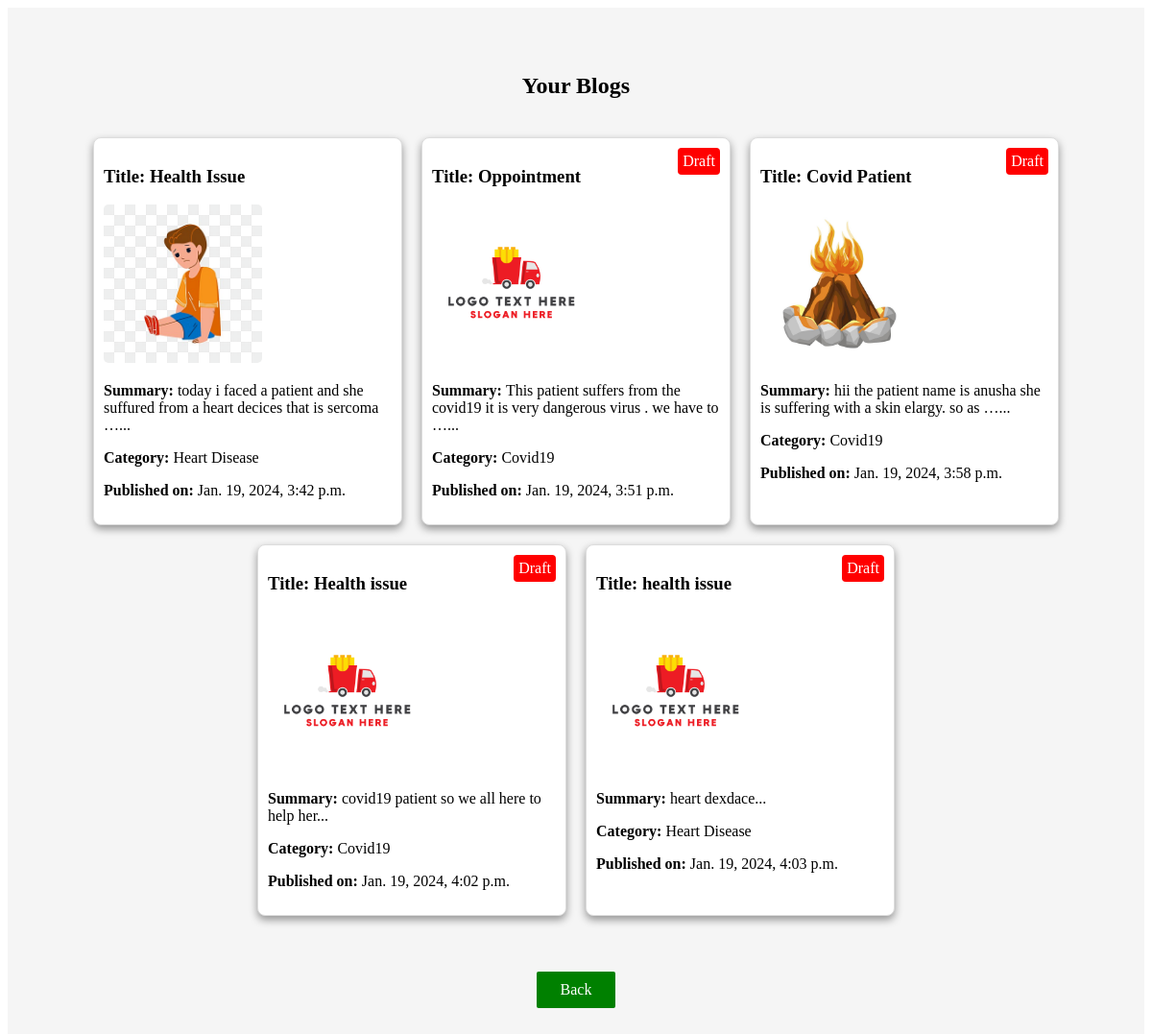
Screenshot of /blog/ (signed in) with the database file from the repository.
### user_auth/models.py (models this page shows, shortened)
class BlogPost(models.Model):
    title = models.CharField(max_length=255)
    image = models.ImageField(upload_to='blog_images/', null=True, blank=True)
    category_types = [('Mental Health', 'Mental Health'), ('Heart Disease', 'Heart Disease'),('Covid19','Covid19'),('Immunization','Immunization')]
    category = models.CharField(max_length=100,choices=category_types)
    summary = models.TextField()
    content = models.TextField()
    is_draft = models.BooleanField(default=False)
    author = models.ForeignKey('CustomUser', on_delete=models.CASCADE)  # Assuming CustomUser is the doctor model
    created_at = models.DateTimeField(auto_now_add=True)

### user_auth/views.py (the view)
# urls.py: path('blog/', views.blog_list, name='blog_list'),
@login_required
def blog_list(request):
    blog_posts = BlogPost.objects.filter(author=request.user)
    return render(request, 'doctor_blogs.html', {'blog_posts': blog_posts})

### user_auth/templates/doctor_blogs.html (shortened to what this page needs)
{% extends 'base.html' %}
{% block content %}
<div class="blog_board">
  <h2>Your Blogs</h2>
  {% if blog_posts %}
    <div class="card-container">
      {% for post in blog_posts %}
        <div class="card">
          <h3>Title: {{ post.title }}</h3>
          <img src="{{ post.image.url }}" alt="{{ post.title }}">
          <p><strong>Summary: </strong>{{ post.summary|truncatewords_html:15 }}...</p>
          <p><strong>Category: </strong>{{ post.category }}</p>
          <p><strong>Published on: </strong>{{ post.created_at }}</p>
          {% if post.is_draft %}
            <span class="draft-label">Draft</span>
          {% endif %}
        </div>
      {% endfor %}
    </div>
  {% else %}
    <p>No blogs available.</p>
  {% endif %}
  <br>
  <a class="login_button" href="{% url 'dashboard'  %}">Back</a>
</div>
{% endblock %}

### user_auth/templates/base.html (style rules this page uses)
.login_button { text-decoration: none; background-color: green; color: white; padding: 10px 25px; border-radius: 2px; outline: none; border: none; cursor: pointer; }

### user_auth/templates/doctor_blogs.html (style rules this page uses)
.blog_board { background-color: whitesmoke; display: flex; flex-direction: column; padding: 3rem; align-items: center; gap: 20px; }
.card img { width: 165px; border-radius: 5px; }
.card-container { display: flex; flex-wrap: wrap; gap: 20px; width: 100%; justify-content: center; }
.card { border: 1px solid #ddd; background-color: white; border-radius: 8px; padding: 10px; box-shadow: 0 4px 8px rgba(0, 0, 0, 0.4); width: 300px; position: relative; }
.draft-label { position: absolute; top: 10px; right: 10px; background-color: #f00; color: #fff; padding: 5px; border-radius: 4px; }

### rows the page displays
BlogPost: title "Health Issue", image (picture), summary "today i faced a patient and she suffured from a heart decices that is sercoma …", category "Heart Disease", created_at "Jan. 19, 2024, 3:42 p.m."
BlogPost: title "Oppointment", image (picture), summary "This patient suffers from the covid19 it is very dangerous virus . we have to …", category "Covid19", created_at "Jan. 19, 2024, 3:51 p.m.", is_draft "Draft"
BlogPost: title "Covid Patient", image (picture), summary "hii the patient name is anusha she is suffering with a skin elargy. so as …", category "Covid19", created_at "Jan. 19, 2024, 3:58 p.m.", is_draft "Draft"
BlogPost: title "Health issue", image (picture), summary "covid19 patient so we all here to help her", category "Covid19", created_at "Jan. 19, 2024, 4:02 p.m.", is_draft "Draft"
BlogPost: title "health issue", image (picture), summary "heart dexdace", category "Heart Disease", created_at "Jan. 19, 2024, 4:03 p.m.", is_draft "Draft"
